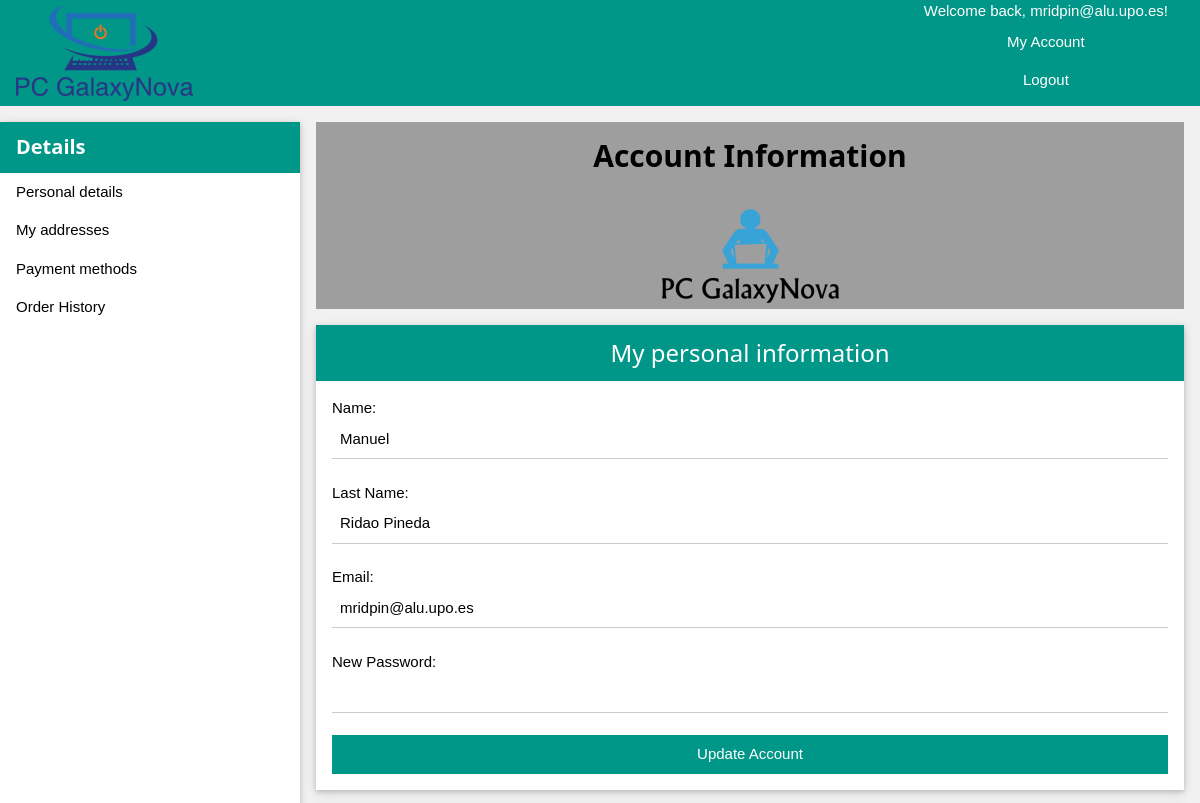
/account.php (signed in, upper part), run on an earlier commit of the app's database.
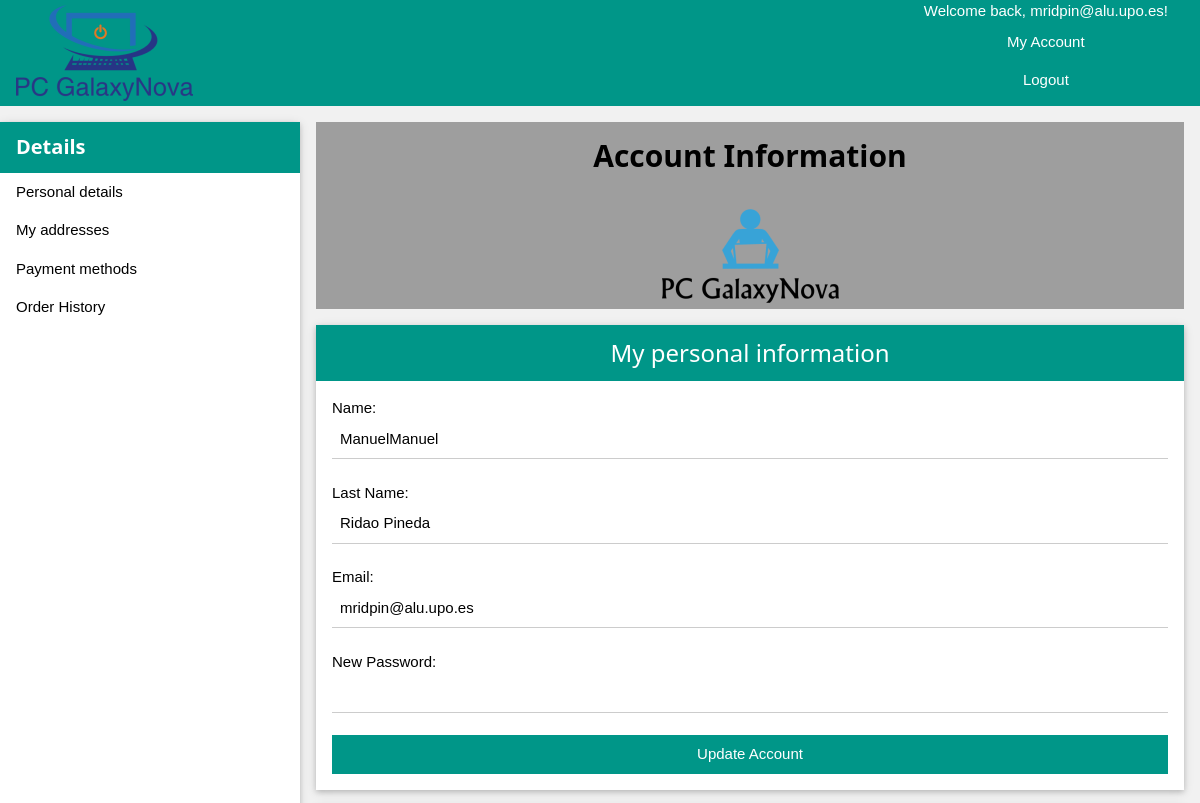
And on a later commit of the database.
### tables this page shows
CREATE TABLE IF NOT EXISTS `users` (
  `user_id` int(11) NOT NULL AUTO_INCREMENT,
  `type` varchar(50) NOT NULL,
  `name` varchar(50) NOT NULL,
  `password` varchar(256) NOT NULL,
  `last_name` varchar(50) NOT NULL,
  `address` int(11) NOT NULL,
  `email` varchar(60) NOT NULL,
  PRIMARY KEY (`user_id`),
  UNIQUE KEY `email` (`email`)
);

### account.php (the view, shortened to what this page needs)
<!DOCTYPE html>
<?php
include 'functions.php';
require_once 'functions.php';
function accountDetails() {
    $link = createConnection();
    $sql = "SELECT * FROM users WHERE user_id='" . $_SESSION["user_id"] . "'";
    $result = mysqli_query($link, $sql);
    if (!$result) {
        mysqli_close($link);
        die("ERROR: There is an error in SELECT ACCOUNT query");
    } else {
        $line = mysqli_fetch_array($result);
        return $line;
    }
}
function showAccountDetails() {
    $info = accountDetails();
    $result = "";
    $result .= "Name: <input class='w3-input w3-hover-grey' type='text' name='username' value='" . $info["name"] . "' required='required' /><br />";
    $result .= "Last Name: <input class='w3-input w3-hover-grey' type='text' name='last_name' value='" . $info["last_name"] . "' required='required' /><br />";
    $result .= "Email: <input class='w3-input w3-hover-grey' type='email' name='email' value='" . $info["email"] . "' required='required' /><br />";
    $result .= "New Password: <input class='w3-input w3-hover-grey' type='password' name='npassword' value='' required='required' /><br />";
    return $result;
}
?>
<html>
    <head>
        <link rel="stylesheet" href="stylesheets/stylesheet.css" />
    </head>
    <body class="w3-light-grey">
        <?php
        include("header.php");
        if (!isset($_POST['submit']) || !empty($error)) {
            ?>
            <nav class="w3-sidebar w3-bar-block w3-collapse w3-card w3-animate-left w3-quarter w3-cent" id="account_nav">
                <div class="w3-teal w3-text-white w3-container">
                    <h4><strong>Details</strong></h4>
                </div>
                <div>
                    <a class="w3-hover-teal w3-hover-text-white w3-bar-item w3-button" href="#personal_details_section">Personal details</a>
                    <a class="w3-hover-teal w3-hover-text-white w3-bar-item w3-button" href="#addresses_section">My addresses</a>
                    <a class="w3-hover-teal w3-hover-text-white w3-bar-item w3-button" href="#payment_methods_section">Payment methods</a>
                    <a class="w3-hover-teal w3-hover-text-white w3-bar-item w3-button" href="#order_history_section">Order History</a>
                </div>
            </nav>
            <article class="w3-container w3-threequarter w3-right w3-mobile" id="accountInfoArticle">
                <div class="w3-grey">
                    <div class="w3-grey w3-text-black w3-container w3-center">
                        <h2><strong>Account Information</strong></h2>
                    </div>
                    <figure class="w3-container w3-center">
                        <img src="img/logo3.png" alt="logo">
                    </figure>
                </div>
                <section class="w3-card w3-white w3-section" id="personal_details_section">
                    <div class="w3-teal w3-text-white w3-container w3-center">
                        <h3>My personal information</h3>
                    </div>
                    <form id="personal_details_form" class="w3-container w3-padding-16 w3-white" method="post" action="account.php">
                        <?php
                        echo showAccountDetails();
                        ?>
                        <input class="w3-block w3-button w3-teal" type="submit" name="submitAccountDetails" value="Update Account" />
                    </form>
                </section>
            </article>
            <?php
        }
        ?>
    </body>
</html>

### header.php
<?php
include_once 'functions.php';
require_once 'functions.php';
?>
<header class="w3-teal w3-text-white w3-container w3-margin-bottom">
    <a href="index.php"><img src="img/logo_1.png"  alt="logo"></a>
    <div id="welcome" class="w3-container w3-right w3-center">
        <?php printWelcome(); ?>
    </div>
</header>

### functions.php (shortened to what this page needs)
<?php
function printWelcome() {
    if (isset($_SESSION["user"])) {
        echo "Welcome back, " . $_SESSION["user"] . "!";
        echo "<div><a href='account.php' class='w3-button w3-block'>My Account</a>" .
        "<a class='w3-button w3-block'  href='logout.php'>Logout</a></div>";
    } else {
        echo "<a class='w3-button' href='login.php'><p>Login/Register</p></a>";
    }
}
?>

### stylesheets/stylesheet.css (style rules this page uses)
html { box-sizing:border-box }
*,*:before,*:after { box-sizing:inherit }
html { -ms-text-size-adjust:100%;-webkit-text-size-adjust:100% }
body { margin:0 }
article,aside,details,figcaption,figure,footer,header,main,menu,nav,section,summary { display:block }
a { background-color:transparent;-webkit-text-decoration-skip:objects }
figure { margin:1em 40px }
img { border-style:none }
button,input,select,textarea { font:inherit;margin:0 }
button,input { overflow:visible }
button,html [type=button],[type=reset],[type=submit] { -webkit-appearance:button }
html,body { font-family:Verdana,sans-serif;font-size:15px;line-height:1.5 }
html { overflow-x:hidden }
h2 { font-size:30px }
h3 { font-size:24px }
h4 { font-size:20px }
h1,h2,h3,h4,h5,h6 { font-family:"Segoe UI",Arial,sans-serif;font-weight:400;margin:10px 0 }
img { vertical-align:middle }
a { color:inherit }
.w3-btn,.w3-button { border:none;display:inline-block;outline:0;padding:8px 16px;vertical-align:middle;overflow:hidden;text-decoration:none;color:inherit;background-color:inherit;text-align:center;cursor:pointer;white-space:nowrap }
.w3-btn,.w3-button { -webkit-touch-callout:none;-webkit-user-select:none;-khtml-user-select:none;-moz-user-select:none;-ms-user-select:none;user-select:none }
.w3-input { padding:8px;display:block;border:none;border-bottom:1px solid #ccc;width:100% }
.w3-sidebar { height:100%;width:200px;background-color:#fff;position:fixed!important;z-index:1;overflow:auto }
.w3-bar-block .w3-bar-item { width:100%;display:block;padding:8px 16px;text-align:left;border:none;outline:none;white-space:normal;float:none }
.w3-block { display:block;width:100% }
.w3-container:after,.w3-container:before,.w3-panel:after,.w3-panel:before,.w3-row:after,.w3-row:before,.w3-row-padding:after,.w3-row-padding:before, .w3-cell-row:before,.w3-cell-row:after,.w3-clear:after,.w3-clear:before,.w3-bar:before,.w3-bar:after { content:"";display:table;clear:both }
.w3-col,.w3-half,.w3-third,.w3-twothird,.w3-threequarter,.w3-quarter { float:left;width:100% }
@media (min-width:601px) { .w3-col.m3,.w3-quarter { width:24.99999% } }
@media (min-width:601px) { .w3-col.m9,.w3-threequarter { width:74.99999% } }
@media (min-width:801px) { .w3-sidebar.w3-collapse { display:block!important } }
.w3-container,.w3-panel { padding:0.01em 16px }
.w3-card,.w3-card-2 { box-shadow:0 2px 5px 0 rgba(0,0,0,0.16),0 2px 10px 0 rgba(0,0,0,0.12) }
.w3-animate-left { position:relative;animation:animateleft 0.4s }
.w3-center { text-align:center!important }
.w3-section,.w3-code { margin-top:16px!important;margin-bottom:16px!important }
.w3-margin-bottom { margin-bottom:16px!important }
.w3-padding-16 { padding-top:16px!important;padding-bottom:16px!important }
.w3-right { float:right!important }
.w3-teal,.w3-hover-teal:hover { color:#fff!important;background-color:#009688!important }
.w3-white,.w3-hover-white:hover { color:#000!important;background-color:#fff!important }
.w3-grey,.w3-hover-grey:hover,.w3-gray,.w3-hover-gray:hover { color:#000!important;background-color:#9e9e9e!important }
.w3-light-grey,.w3-hover-light-grey:hover,.w3-light-gray,.w3-hover-light-gray:hover { color:#000!important;background-color:#f1f1f1!important }
.w3-text-white,.w3-hover-text-white:hover { color:#fff!important }
.w3-text-black,.w3-hover-text-black:hover { color:#000!important }

What changed in the data, as far as the page shows it:
changed users "Ridao Pineda": username "Manuel" → "ManuelManuel"
